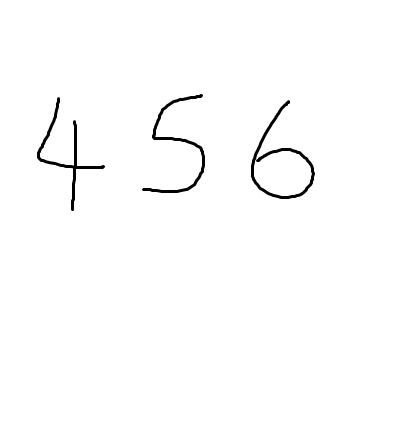
#> input picture sample1.png, 396 x 439 px
$ python threshold_segmentation.py sample1.png out
#> lines starting #> are read from the running program, lines starting #| are printed output that depends on the picture; after the words box and inside, x2 and y2 are one past the last pixel; in counts of white or black regions, pixels touching at a corner belong together
# threshold_segmentation.py - CLI version (no Tkinter GUI)
# dwayne - digit segmentation with thresholding

import os
import sys
import cv2
import numpy as np


# -------------------------------
# Segmentation + Utility Functions
# -------------------------------

def segment_digits(
    img_bgr,
    use_watershed=True,
    use_simple_thresh=False,
    use_adaptive=False,
    thresh_val=128,
    erode_iters=0,
    erode_ksize=(2, 2)
):
    """Perform digit segmentation on an input BGR image."""
    gray = cv2.cvtColor(img_bgr, cv2.COLOR_BGR2GRAY)

    # Thresholding
    if use_adaptive:
        bin_img = cv2.adaptiveThreshold(
            gray, 255, cv2.ADAPTIVE_THRESH_GAUSSIAN_C,
            cv2.THRESH_BINARY_INV, 11, 2
        )
    elif use_simple_thresh:
        _, bin_img = cv2.threshold(
            gray, thresh_val, 255, cv2.THRESH_BINARY_INV
        )
    else:
        # Otsu fallback
        _, bin_img = cv2.threshold(
            gray, 0, 255, cv2.THRESH_BINARY_INV + cv2.THRESH_OTSU
        )

    # Erosion (optional)
    if erode_iters > 0:
        kernel = cv2.getStructuringElement(cv2.MORPH_RECT, erode_ksize)
        bin_img = cv2.erode(bin_img, kernel, iterations=erode_iters)

    # Find contours
    cnts, _ = cv2.findContours(bin_img, cv2.RETR_EXTERNAL, cv2.CHAIN_APPROX_SIMPLE)

    boxes = []
    for c in cnts:
        x, y, w, h = cv2.boundingRect(c)
        if w > 3 and h > 3:  # filter noise
            boxes.append((x, y, x + w, y + h))

    # Optional: watershed can refine segmentation (disabled by default for speed)
    if use_watershed:
        kernel = np.ones((3, 3), np.uint8)
        sure_bg = cv2.dilate(bin_img, kernel, iterations=3)

        dist_transform = cv2.distanceTransform(bin_img, cv2.DIST_L2, 5)
        _, sure_fg = cv2.threshold(dist_transform, 0.7 * dist_transform.max(), 255, 0)

        sure_fg = np.uint8(sure_fg)
        unknown = cv2.subtract(sure_bg, sure_fg)

        _, markers = cv2.connectedComponents(sure_fg)
        markers = markers + 1
        markers[unknown == 255] = 0
        cv2.watershed(img_bgr.copy(), markers)

    return sorted(boxes, key=lambda r: r[0]), bin_img


def tighten_boxes(bin_img, boxes, margin=2):
    """Tighten bounding boxes to better fit digit shapes."""
    tightened = []
    for (x1, y1, x2, y2) in boxes:
        roi = bin_img[y1:y2, x1:x2]
        cnts, _ = cv2.findContours(roi, cv2.RETR_EXTERNAL, cv2.CHAIN_APPROX_SIMPLE)
        if cnts:
            xx, yy, ww, hh = cv2.boundingRect(max(cnts, key=cv2.contourArea))
            tightened.append((x1+xx-margin, y1+yy-margin, x1+xx+ww+margin, y1+yy+hh+margin))
        else:
            tightened.append((x1, y1, x2, y2))
    return tightened


def draw_boxes(img_bgr, boxes, color=(0, 255, 0), thickness=2):
    """Draw bounding boxes on a copy of the image."""
    out = img_bgr.copy()
    for (x1, y1, x2, y2) in boxes:
        cv2.rectangle(out, (x1, y1), (x2, y2), color, thickness)
    return out


def save_crops(img_bgr, boxes, out_dir):
    """Save cropped digit images into output folder."""
    os.makedirs(out_dir, exist_ok=True)
    for i, (x1, y1, x2, y2) in enumerate(boxes):
        crop = img_bgr[y1:y2, x1:x2]
        out_path = os.path.join(out_dir, f"crop_{i:03d}.png")
        cv2.imwrite(out_path, crop)


# -------------------------------
# CLI Entry Point
# -------------------------------

def main():
    if len(sys.argv) < 2:
        print("Usage: python threshold_segmentation.py <image_path> [output_dir]")
        sys.exit(1)

    image_path = sys.argv[1]
    save_dir = sys.argv[2] if len(sys.argv) > 2 else None

    img = cv2.imread(image_path)
#> img is the input picture: shape (439, 396, 3); min 0, max 255, mean 252
    if img is None:
        print(f"[ERROR] Could not read image: {image_path}")
        sys.exit(1)

    boxes, bin_img = segment_digits(img)
#> in segment_digits, `_, bin_img = cv2.threshold( gray, 0, 255, cv2.THRESH_BINARY_INV + cv2...`:
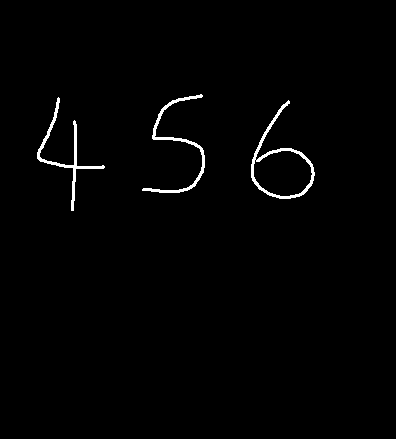
#> bin_img: shape (439, 396); 1.2% white; 3 white regions
#> in segment_digits, `cnts, _ = cv2.findContours(bin_img, cv2.RETR_EXTERNAL, cv2.CHAIN_APPRO..`: cnts = 3 contours; box (x1, y1, x2, y2) and area: (251, 100, 315, 199) 2616, (142, 94, 205, 193) 472, (37, 97, 105, 211) 468
#> the loop in segment_digits, `for c in cnts:` made 3 passes
#> (x, y, w, h) on passes 1 to 3: (251, 100, 64, 99), (37, 97, 68, 114), (142, 94, 63, 99)
#> after the loop in segment_digits, `for c in cnts:`: boxes = [(251, 100, 315, 199), (37, 97, 105, 211), (142, 94, 205, 193)]
#> in segment_digits, `markers = markers + 1`:
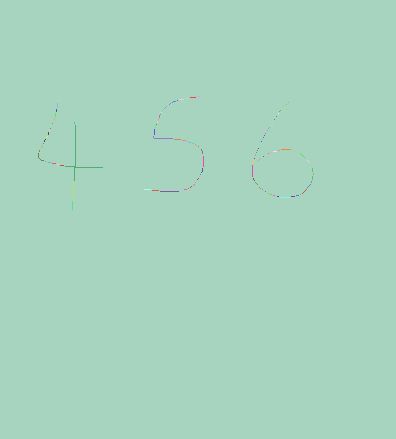
#> markers: shape (439, 396) int32; 124 distinct labels, from 1 to 124; one colour per label, 0 black
#> in segment_digits, `markers[unknown == 255] = 0`:
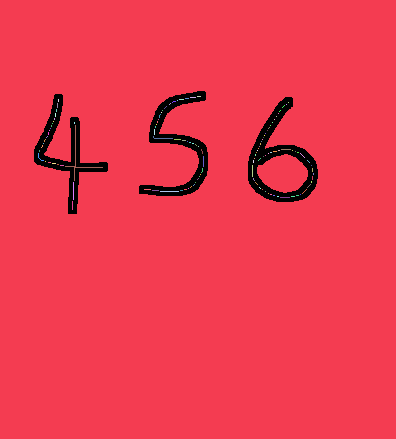
#> markers: shape (439, 396) int32; 125 distinct labels, from 0 to 124; one colour per label, 0 black
#> boxes = [(37, 97, 105, 211), (142, 94, 205, 193), (251, 100, 315, 199)]

    # Refine + tighten
    boxes = tighten_boxes(bin_img, boxes, margin=2)
#> the loop in tighten_boxes, `for (x1, y1, x2, y2) in boxes:` made 3 passes
#> (x1, y1, x2, y2, cnts, ww, hh) on pass 2: (142, 94, 205, 193, 1 contour; box (x1, y1, x2, y2) and area: (0, 0, 63, 99) 472, 63, 99)
#> pass 1, in tighten_boxes, `roi = bin_img[y1:y2, x1:x2]`:
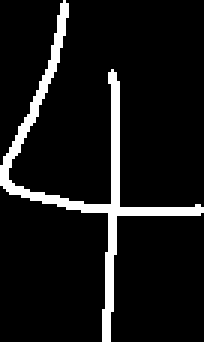
#> roi: shape (114, 68) (shown 3 times larger); 8.8% white; 1 white region, box (x1, y1, x2, y2) and area: (0, 0, 68, 114) 680
#> after the loop in tighten_boxes, `for (x1, y1, x2, y2) in boxes:`: tightened = [(35, 95, 107, 213), (140, 92, 207, 195), (249, 98, 317, 201)]
#> boxes has the same summary as tightened in tighten_boxes

    print(f"FINAL RESULT: {len(boxes)} digit(s)")
#| FINAL RESULT: 3 digit(s)
    for i, b in enumerate(boxes):
        print(f"  Box {i}: {b}")
#> this loop made 3 passes
#> (printed output is left out)

    # Draw boxes and show
    vis = draw_boxes(img, boxes)
#> the loop in draw_boxes, `for (x1, y1, x2, y2) in boxes:` made 3 passes
#> after the loop in draw_boxes, `for (x1, y1, x2, y2) in boxes:`:
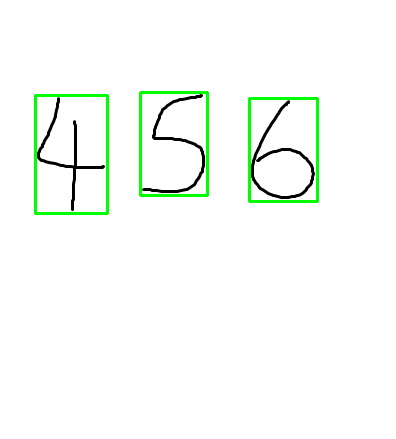
#> out: shape (439, 396, 3); 1.83% of pixels changed, all inside (x1, y1, x2, y2) = (34, 91, 319, 215)
    cv2.imshow("Segmentation Result", vis)
    cv2.imshow("Binarized", bin_img)
    print("[INFO] Press any key in the image window to close...")
    cv2.waitKey(0)
    cv2.destroyAllWindows()

    # Save crops if requested
    if save_dir:
        color_out = os.path.join(save_dir, "color")
        bin_out = os.path.join(save_dir, "bin")
        save_crops(img, boxes, color_out)
#> the loop in save_crops, `for i, (x1, y1, x2, y2) in enumerate(boxes):` made 3 passes
#> pass 1, in save_crops, `crop = img_bgr[y1:y2, x1:x2]`:
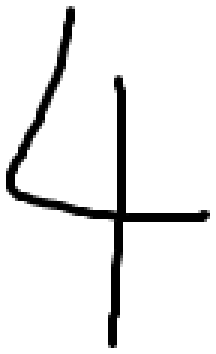
#> crop: shape (118, 72, 3) (shown 3 times larger); min 0, max 255, mean 235.1
        save_crops(cv2.cvtColor(bin_img, cv2.COLOR_GRAY2BGR), boxes, bin_out)
#> the loop in save_crops (call 2), `for i, (x1, y1, x2, y2) in enumerate(boxes):` made 3 passes
#> pass 3, in save_crops (call 2), `crop = img_bgr[y1:y2, x1:x2]`:
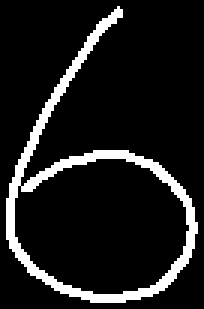
#> crop: shape (103, 68, 3) (shown 3 times larger); 10.9% white; 1 white region, box (x1, y1, x2, y2) and area: (2, 2, 66, 101) 760
        print(f"[INFO] Saved {len(boxes)} crops to: {color_out}, {bin_out}")
#| [INFO] Saved 3 crops to: out/color, out/bin


if __name__ == "__main__":
    main()

$ run again, on add.png
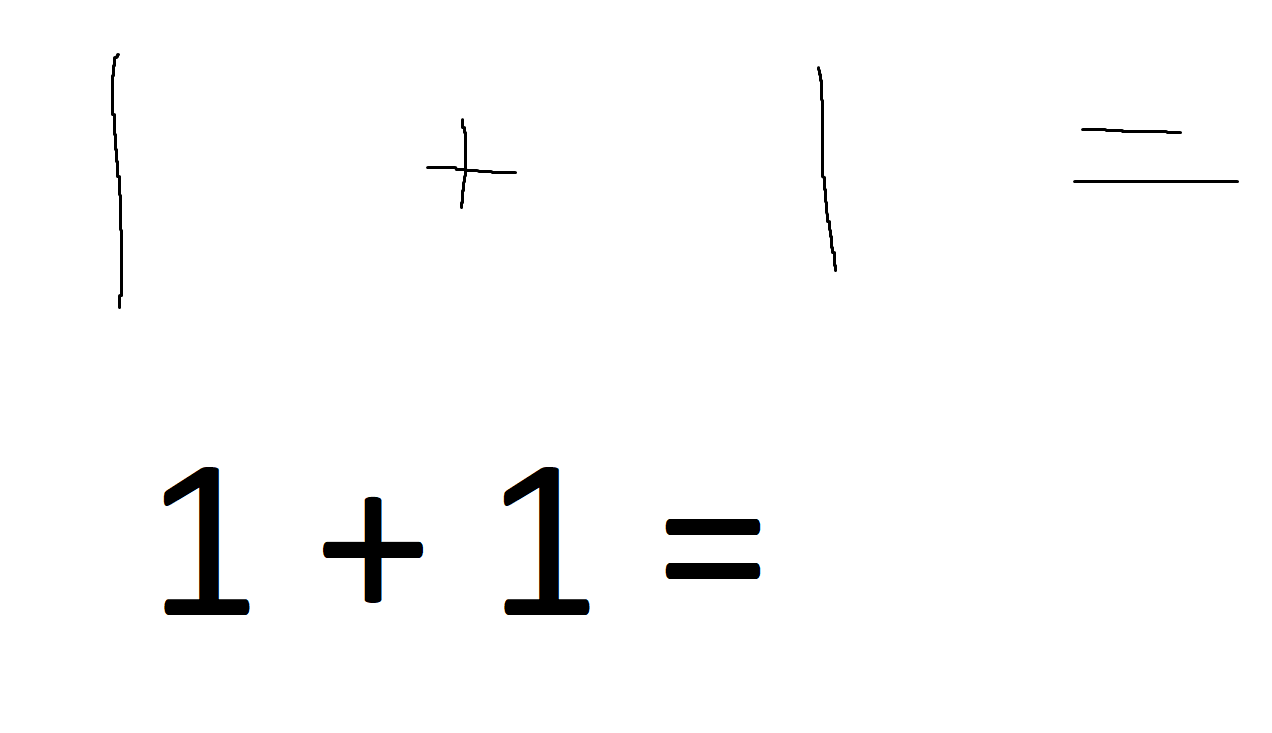
#> input picture add.png, 1272 x 733 px
#> in main, img is the input picture: shape (733, 1272, 3); mean B, G, R 250.1, 250.1, 250.1
#> bin_img: shape (733, 1272); 1.9% white; 10 white regions
#> in segment_digits, `cnts, _ = cv2.findContours(bin_img, cv2.RETR_EXTERNAL, cv2.CHAIN_APPRO..`: cnts = 10 contours; largest, box (x1, y1, x2, y2) and area: (504, 467, 590, 615) 4305, (164, 467, 250, 615) 4305, (323, 497, 423, 603) 2894, (666, 563, 760, 579) 1383, (666, 519, 760, 535) 1383
#> the loop in segment_digits, `for c in cnts:` made 10 passes
#> (x, y, w, h) on passes 1 to 8: (666, 563, 94, 16), (666, 519, 94, 16), (323, 497, 100, 106), (504, 467, 86, 148), (164, 467, 86, 148), (1073, 180, 166, 3), (1081, 128, 101, 6), (426, 118, 91, 91)
#> after the loop in segment_digits, `for c in cnts:`: boxes = [(666, 563, 760, 579), (666, 519, 760, 535), (323, 497, 423, 603), (504, 467, 590, 615), (164, 467, 250, 615), (1081, 128, 1182, 134), (426, 118, 517, 209), (817, 66, 837, 272), (111, 53, 123, 309)]
#> sure_bg: shape (733, 1272); 3.2% white; 10 white regions, largest, box (x1, y1, x2, y2) and area: (161, 464, 253, 618) 6309, (501, 464, 593, 618) 6309, (320, 494, 426, 606) 4360
#> unknown: shape (733, 1272); 3.1% white; 10 white regions, largest, box (x1, y1, x2, y2) and area: (161, 464, 253, 618) 5709, (501, 464, 593, 618) 5709, (320, 494, 426, 606) 4206
#> in segment_digits, `markers[unknown == 255] = 0`:
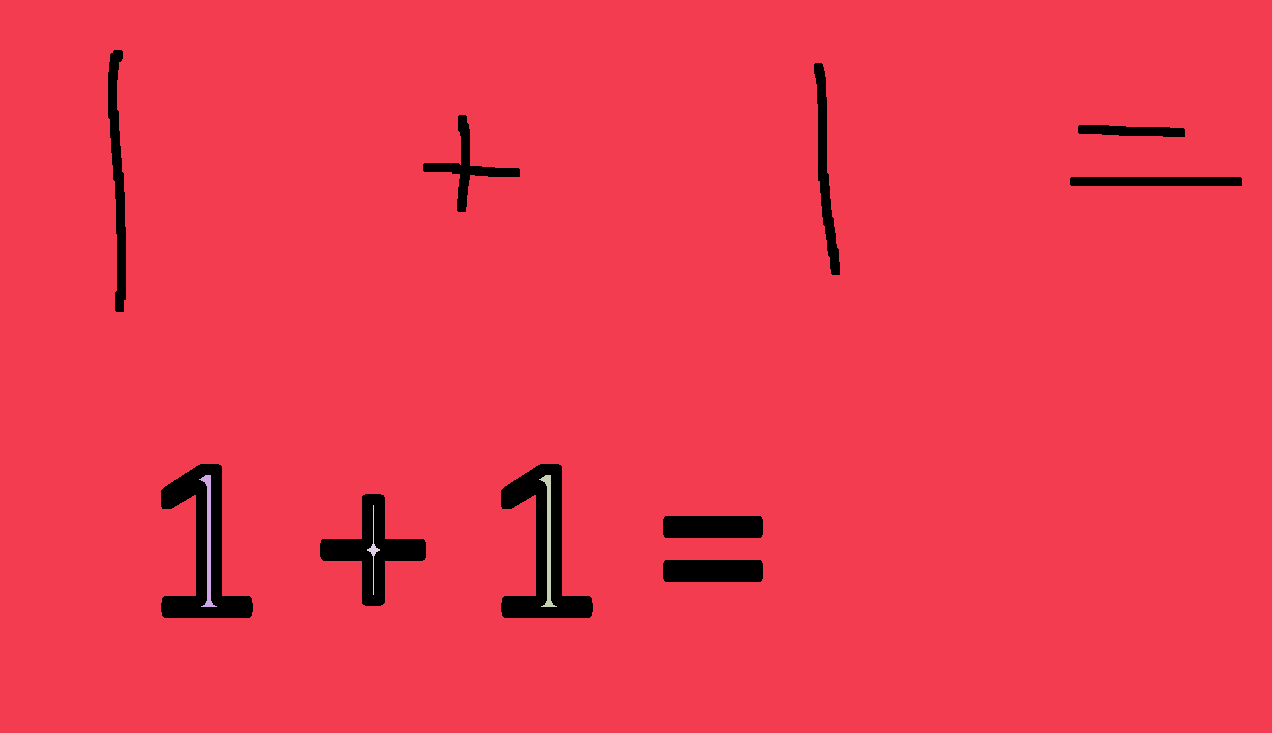
#> markers: shape (733, 1272) int32; 5 distinct labels, from 0 to 4; one colour per label, 0 black
#> in main, `boxes, bin_img = segment_digits(img)`: boxes = [(111, 53, 123, 309), (164, 467, 250, 615), (323, 497, 423, 603), (426, 118, 517, 209), (504, 467, 590, 615), (666, 563, 760, 579), (666, 519, 760, 535), (817, 66, 837, 272), (1081, 128, 1182, 134)]
#> the loop in tighten_boxes, `for (x1, y1, x2, y2) in boxes:` made 9 passes
#> (x1, y1, x2, y2, cnts, ww, hh) on passes 4, 9: (426, 118, 517, 209, 1 contour; box (x1, y1, x2, y2) and area: (0, 0, 91, 91) 370, 91, 91), (1081, 128, 1182, 134, 1 contour; box (x1, y1, x2, y2) and area: (0, 0, 101, 6) 202, 101, 6)
#> after the loop in tighten_boxes, `for (x1, y1, x2, y2) in boxes:`: tightened = [(109, 51, 125, 311), (162, 465, 252, 617), (321, 495, 425, 605), (424, 116, 519, 211), (502, 465, 592, 617), (664, 561, 762, 581), (664, 517, 762, 537), (815, 64, 839, 274), (1079, 126, 1184, 136)]
#> in main, `boxes = tighten_boxes(bin_img, boxes, margin=2)`: boxes has the same summary as tightened in tighten_boxes
#| FINAL RESULT: 9 digit(s)
#> the loop in main, `for i, b in enumerate(boxes):` made 9 passes
#> (printed output is left out)
#> the loop in draw_boxes, `for (x1, y1, x2, y2) in boxes:` made 9 passes
#> the loop in save_crops, `for i, (x1, y1, x2, y2) in enumerate(boxes):` made 9 passes
#> the loop in save_crops (call 2), `for i, (x1, y1, x2, y2) in enumerate(boxes):` made 9 passes
#> pass 3, in save_crops (call 2), `crop = img_bgr[y1:y2, x1:x2]`:
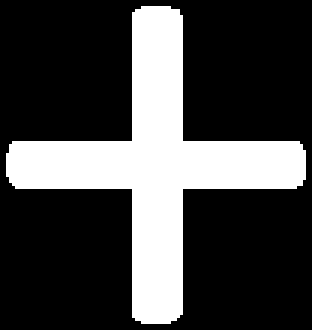
#> crop: shape (110, 104, 3) (shown 3 times larger); 27% white; 1 white region, box (x1, y1, x2, y2) and area: (2, 2, 102, 108) 3088
#| [INFO] Saved 9 crops to: out/color, out/bin

$ run again, on all.png
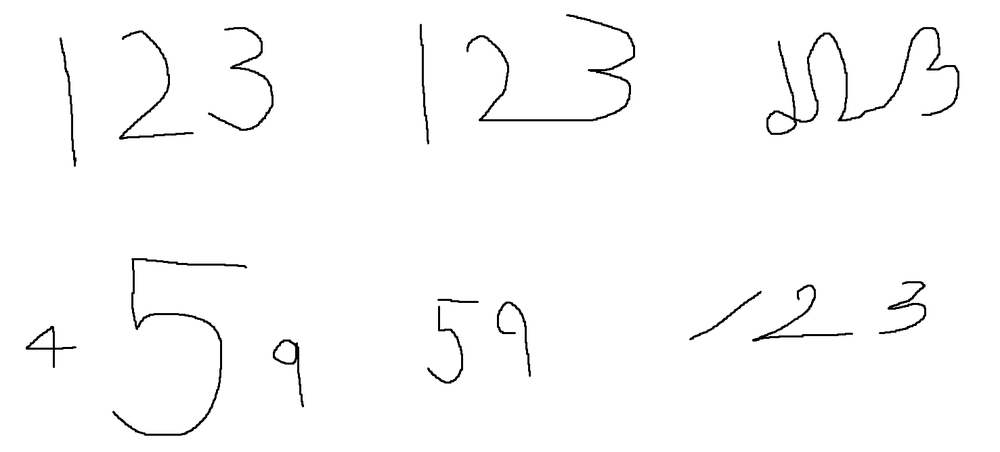
#> input picture all.png, 1000 x 452 px, shrunk from 1477 x 667 before the run
#> in main, img is the input picture: shape (452, 1000, 3); min 0, max 255, mean 250.8
#> bin_img: shape (452, 1000); 1.7% white in thin lines or dots, all inside (x1, y1, x2, y2) = (26, 14, 959, 436)
#> in segment_digits, `cnts, _ = cv2.findContours(bin_img, cv2.RETR_EXTERNAL, cv2.CHAIN_APPRO..`: cnts = 15 contours; largest, box (x1, y1, x2, y2) and area: (766, 27, 959, 135) 1366, (466, 14, 635, 121) 649, (112, 258, 247, 436) 606, (273, 339, 304, 407) 549, (26, 326, 77, 368) 438
#> the loop in segment_digits, `for c in cnts:` made 15 passes
#> (x, y, w, h) on passes 1 to 8: (273, 339, 31, 68), (26, 326, 51, 42), (427, 306, 36, 78), (497, 302, 34, 75), (438, 299, 41, 4), (689, 291, 73, 49), (752, 285, 101, 57), (879, 281, 47, 53)
#> after the loop in segment_digits, `for c in cnts:`: boxes = 15 items, first 6: (273, 339, 304, 407), (26, 326, 77, 368), (427, 306, 463, 384), (497, 302, 531, 377), (438, 299, 479, 303), (689, 291, 762, 340)
#> sure_bg: shape (452, 1000); 7% white; 14 white regions, largest, box (x1, y1, x2, y2) and area: (763, 24, 962, 138) 6371, (463, 11, 638, 124) 4460, (109, 255, 250, 439) 4388
#> unknown: shape (452, 1000); 7% white; 14 white regions, largest, box (x1, y1, x2, y2) and area: (763, 24, 962, 138) 6323, (463, 11, 638, 124) 4439, (109, 255, 250, 439) 4374
#> in segment_digits, `markers[unknown == 255] = 0`:
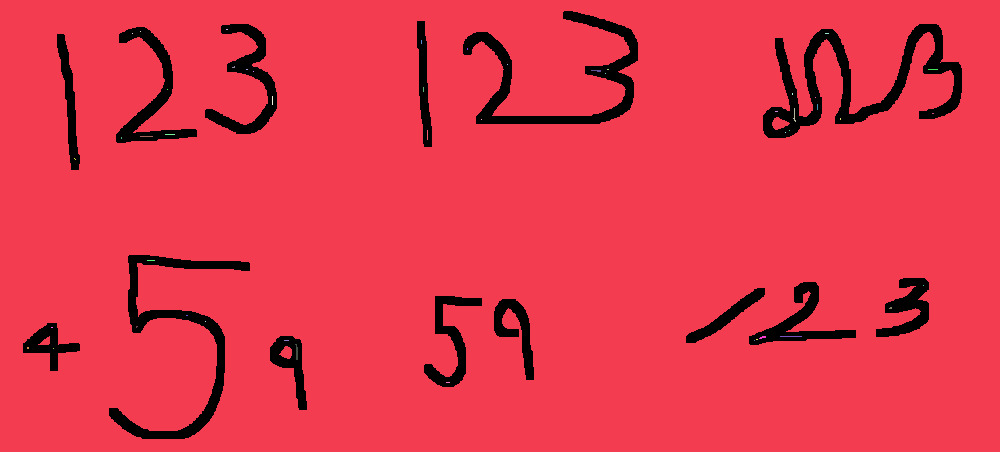
#> markers: shape (452, 1000) int32; 50 distinct labels, from 0 to 49; one colour per label, 0 black
#> in main, `boxes, bin_img = segment_digits(img)`: boxes = 15 items, first 6: (26, 326, 77, 368), (60, 37, 77, 167), (112, 258, 247, 436), (119, 30, 194, 140), (208, 27, 274, 131), (273, 339, 304, 407)
#> the loop in tighten_boxes, `for (x1, y1, x2, y2) in boxes:` made 15 passes
#> (x1, y1, x2, y2, cnts, ww, hh) on passes 1, 6, 7, 8, 9: (26, 326, 77, 368, 1 contour; box (x1, y1, x2, y2) and area: (0, 0, 51, 42) 438, 51, 42), (273, 339, 304, 407, 1 contour; box (x1, y1, x2, y2) and area: (0, 0, 31, 68) 549, 31, 68), (420, 24, 429, 144, 1 contour; box (x1, y1, x2, y2) and area: (0, 0, 9, 120) 149, 9, 120), (427, 306, 463, 384, 1 contour; box (x1, y1, x2, y2) and area: (0, 0, 36, 78) 170, 36, 78), (438, 299, 479, 303, 1 contour; box (x1, y1, x2, y2) and area: (0, 0, 41, 4) 43, 41, 4)
#> after the loop in tighten_boxes, `for (x1, y1, x2, y2) in boxes:`: tightened = 15 items, first 6: (24, 324, 79, 370), (58, 35, 79, 169), (110, 256, 249, 438), (117, 28, 196, 142), (206, 25, 276, 133), (271, 337, 306, 409)
#> in main, `boxes = tighten_boxes(bin_img, boxes, margin=2)`: boxes has the same summary as tightened in tighten_boxes
#| FINAL RESULT: 15 digit(s)
#> the loop in main, `for i, b in enumerate(boxes):` made 15 passes
#> (printed output is left out)
#> the loop in draw_boxes, `for (x1, y1, x2, y2) in boxes:` made 15 passes
#> the loop in save_crops, `for i, (x1, y1, x2, y2) in enumerate(boxes):` made 15 passes
#> the loop in save_crops (call 2), `for i, (x1, y1, x2, y2) in enumerate(boxes):` made 15 passes
#> pass 3, in save_crops (call 2), `crop = img_bgr[y1:y2, x1:x2]`:
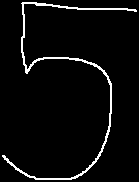
#> crop: shape (182, 139, 3); 4.2% white in thin lines or dots
#| [INFO] Saved 15 crops to: out/color, out/bin
